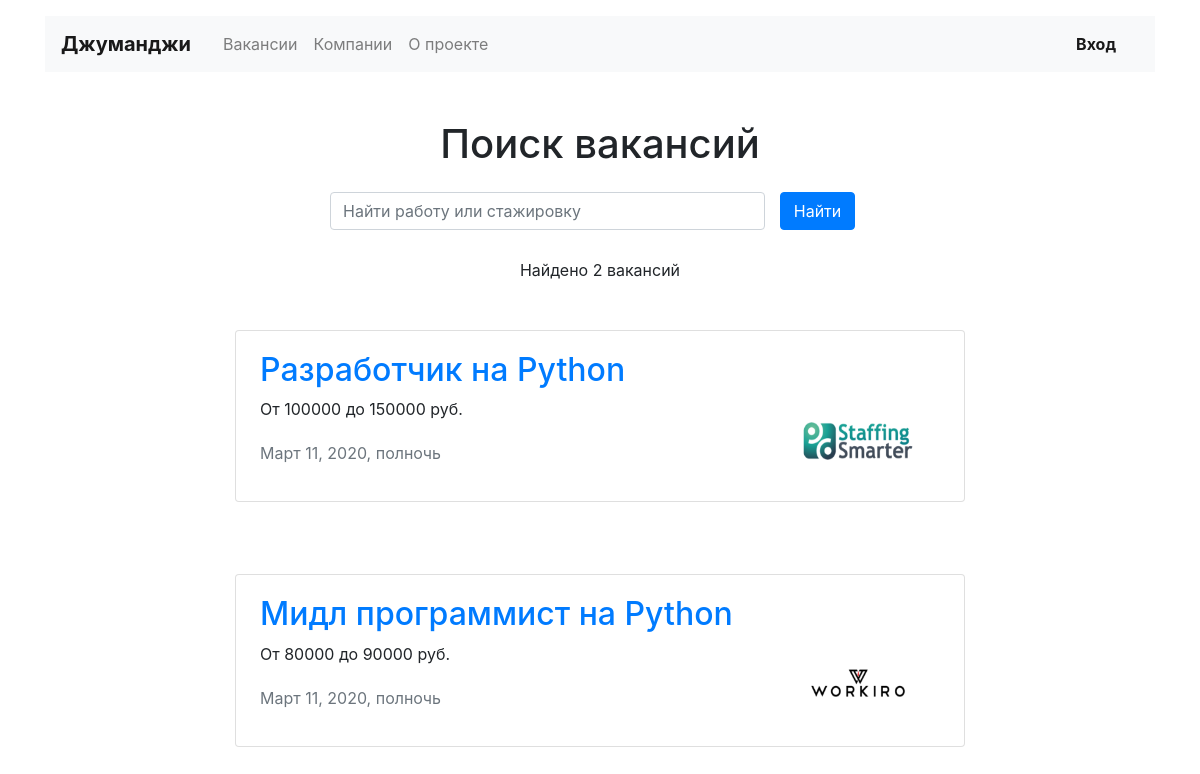
The app's page /search?q=Python with its own data.
### hh/models.py (models this page shows)
class Vacancy(models.Model):
    title = models.CharField(max_length=64)
    specialty = models.ForeignKey(Specialty,
                                  related_name="vacancies",
                                  on_delete=models.CASCADE)
    company = models.ForeignKey(Company,
                                related_name="vacancies",
                                on_delete=models.CASCADE)
    skills = models.CharField(max_length=1024)
    description = models.CharField(max_length=8000)
    salary_min = models.IntegerField()
    salary_max = models.IntegerField()
    published_at = models.DateTimeField()

class Company(models.Model):
    name = models.CharField(max_length=256)
    location = models.CharField(max_length=256,
                                default=None,
                                null=True,
                                blank=True)
    logo = models.ImageField(upload_to=MEDIA_COMPANY_IMAGE_DIR,
                             height_field='height_field',
                             width_field='width_field',
                             default=None,
                             null=False
                             )
    height_field = models.PositiveIntegerField(default=0)
    width_field = models.PositiveIntegerField(default=0)
    description = models.CharField(max_length=4096,
                                   default=None,
                                   null=True,
                                   blank=True)
    employee_count = models.CharField(max_length=20,
                                      default=None,
                                      null=True,
                                      blank=True)
    owner = models.ForeignKey(User,
                              related_name="company",
                              on_delete=models.CASCADE,
                              default=None,
                              null=True,
                              blank=True)

### hh/views.py (the view, shortened to what this page needs)
# urls.py: path('search', SearchView.as_view()),  # поиск
class SearchView(View):
    def get(self, request, *args, **kwargs):
        question = request.GET.get('q')
        print(question)
        search_context = {}
        if question is not None:
            search_vacancies = models.Vacancy.objects.filter(
                reduce(lambda x, y: x | y, [Q(title__contains=word) for word in re.split(r'\W+', question)]))
            search_context = {'search_vacancies': search_vacancies}
        return render(
            request, 'hh/search.html',
            context=search_context
        )

### hh/templates/hh/search.html (shortened to what this page needs)
{% extends 'base.html' %}
{% block container %}
  <main class="container mt-3">
    <section>
        <h1 class="h1 text-center mt-5 mb-4">Поиск вакансий</h1>
        <div class="row">
            <div class="col-12 col-md-8 col-lg-6 offset-lg-3 offset-md-2">
			<form method="get" action="/search" enctype="multipart/form-data" class="form-inline sm-form mr-auto mb-4">{% csrf_token %}
					<div class="form-group col-8 col-md-10 pl-0">
						<input name="q" class="form-control w-100" type="text" placeholder="Найти работу или стажировку" aria-label="Search">
					</div>
					<div class="form-group col-4 col-md-2 pl-0">
                        <button class="btn btn-primary w-100" type="submit">Найти</button>
                    </div>
				</form>
            </div>
        </div>
      <p class="text-center pt-1">Найдено {{ search_vacancies.count }} вакансий</p>
	  {% for vacancy in search_vacancies %}
		  <div class="row mt-5">
			<div class="col-12 col-lg-8 offset-lg-2 m-auto">
			  <div class="card mb-4">
				<div class="card-body px-4">
				  <div class="row">
					<div class="col-12 col-md-8 col-lg-9">
					  <a class="h2 pb-2" href="/vacancies/{{ vacancy.id }}">{{ vacancy.title }}</a>
					  <p>От {{ vacancy.salary_min }} до {{ vacancy.salary_max }} руб.</p>
					  <p class="text-muted pt-1">{{ vacancy.published_at }}</p>
					</div>
					<div class="col-12 col-md-4 col-lg-3 d-flex align-items-end">
					  <a href="/companies/{{ vacancy.company.id }}"><img src="{{ vacancy.company.logo.url }}" width="130" height="80" alt=""></a>
					</div>
				  </div>
				</div>
			  </div>
			</div>
		  </div>
	  {% endfor %}
    </section>
  </main>
{% endblock %}

### records on screen
Vacancy: title "Разработчик на Python", salary_min "100000", salary_max "150000", published_at "Март 11, 2020, полночь", company.logo (picture)
Vacancy: title "Мидл программист на Python", salary_min "80000", salary_max "90000", published_at "Март 11, 2020, полночь", company.logo (picture)

### other values on screen
{{ search_vacancies.count }} "2"
